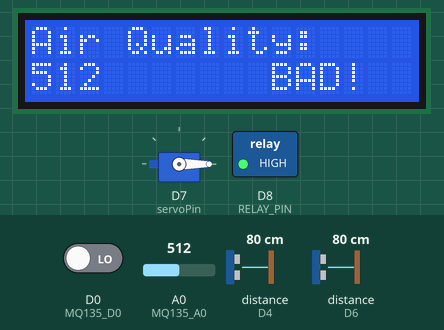
Simulated run of this sketch. Board: ESP8266 (NodeMCU). On the bench: servo, 16×2 character LCD, switched loads named in the sketch (green lamp = pin HIGH). Wiring (inferred from the names in the program): 2 × ultrasonic range finder: trigger D3, echo D4 / trigger D5, echo D6. The test bench sets the inputs (shaded band); at power-on: A0 (MQ135_A0) = 512, distance to the obstacle (sensors on D6, D4) 80 cm, D0 (MQ135_D0) LOW. The echo pulse lasts 58.3 µs per cm; WiFi joins after 1.5 s; servers stay silent unless stated; pins used as bus, display or sensor lines are not drawn; what the sketch prints to the serial monitor is not drawn.

Above: at 5.0 s.
5.1 s: A0 (MQ135_A0) set to 309
At 7.6 s:
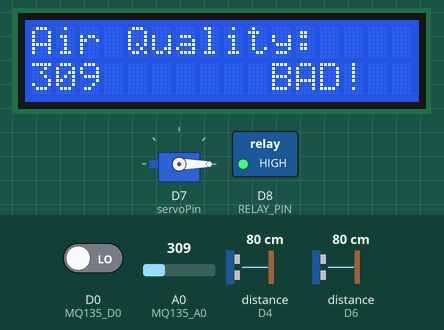
7.9 s: A0 (MQ135_A0) set to 293
At 9.1 s:
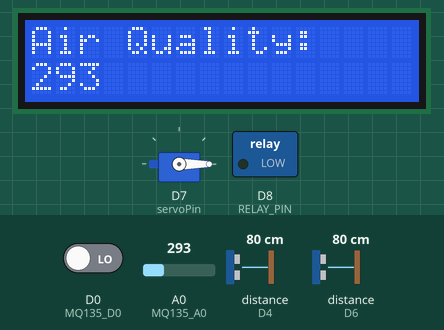
9.8 s: distance to the obstacle (sensor on D6) set to 8 cm
11.3 s: distance to the obstacle (sensor on D6) set to 5 cm
At 11.8 s:
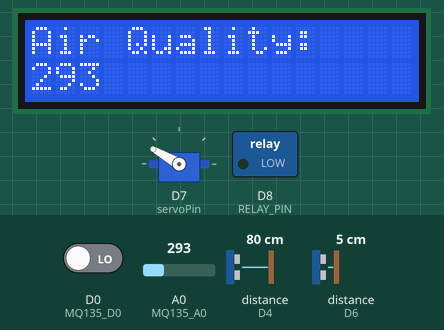
12.8 s: D0 (MQ135_D0) driven HIGH
At 14.9 s:
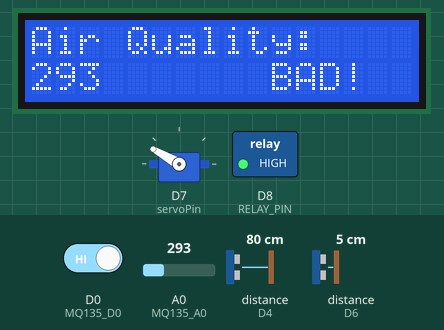
15.8 s: A0 (MQ135_A0) set to 306
At 17.6 s:
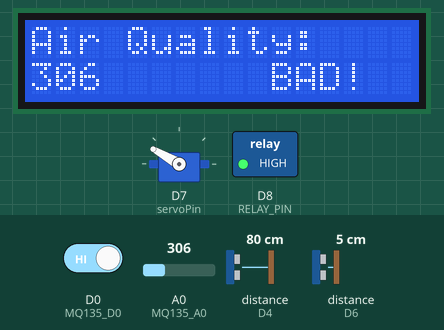
Timing chart, 0 to 18.8 s (numbered marks = the images above; inputs shaded):
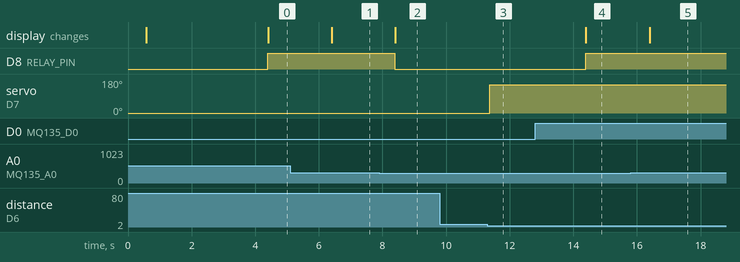

The sketch:

Smart_Waste_Magement.ino
```cpp
#define BLYNK_TEMPLATE_ID "TMPL32xWViSCL"
#define BLYNK_TEMPLATE_NAME "smartbin"
#define BLYNK_AUTH_TOKEN "eHuvPEdkpbWMUioNc8G6BVf1qYAPbYeM"

#include <Wire.h>
#include <LiquidCrystal_I2C.h> // LCD Display Library
#include <ESP8266WiFi.h>
#include <BlynkSimpleEsp8266.h>
#include <Servo.h>  // Servo library

// WiFi credentials
char ssid[] = "Realme 8 5G";
char pass[] = "0987654321";

// MQ-135 Sensor (Air Quality)
#define MQ135_A0 A0  // Analog pin for air quality measurement
#define MQ135_D0 D0  // Digital pin for threshold detection
#define RELAY_PIN D8

// Ultrasonic for Water Level Monitoring
#define trigPinWater D3
#define echoPinWater D4
const float tankDepth = 22;

// Ultrasonic for Bin Opening
#define trigPinBin D5
#define echoPinBin D6
#define servoPin D7

// LCD Configuration
LiquidCrystal_I2C lcd(0x27, 16, 2);

BlynkTimer timer;
Servo servo;
bool binOpen = false;

// 📌 Function to read air quality and send to Blynk
void sendAirQuality() {
    int airQualityValue = analogRead(MQ135_A0);
    int airThreshold = digitalRead(MQ135_D0);  // Read digital pin for threshold detection

    Blynk.virtualWrite(V1, airQualityValue);

    Serial.print("Air Quality: ");
    Serial.print(airQualityValue);
    Serial.print(" | Threshold: ");
    Serial.println(airThreshold);

    lcd.clear();
    lcd.setCursor(0, 0);
    lcd.print("Air Quality:");
    lcd.setCursor(0, 1);
    lcd.print(airQualityValue);

    if (airQualityValue > 300 || airThreshold == HIGH) {
        Serial.println("⚠ Poor Air Quality! Activating Relay!");
        Blynk.logEvent("gaz_detected", "Air Pollution Alert!");
        digitalWrite(RELAY_PIN, HIGH);
        lcd.setCursor(10, 1);
        lcd.print("BAD!");
    } else {
        digitalWrite(RELAY_PIN, LOW);
    }
}

// 📌 Function to measure water level and send to Blynk
void sendWaterLevel() {
    digitalWrite(trigPinWater, LOW);
    delayMicroseconds(2);
    digitalWrite(trigPinWater, HIGH);
    delayMicroseconds(10);
    digitalWrite(trigPinWater, LOW);

    long duration = pulseIn(echoPinWater, HIGH);
    float distance = duration * 0.034 / 2;
    float percentage = ((tankDepth - distance) / tankDepth) * 100;

    percentage = constrain(percentage, 0, 100);
    Blynk.virtualWrite(V0, percentage);

    Serial.print("Water Level: ");
    Serial.print(percentage);
    Serial.println("%");
}

// 📌 Function to measure distance for bin opening
int measureBinDistance() {
    digitalWrite(trigPinBin, LOW);
    delayMicroseconds(5);
    digitalWrite(trigPinBin, HIGH);
    delayMicroseconds(10);
    digitalWrite(trigPinBin, LOW);

    long duration = pulseIn(echoPinBin, HIGH);
    return duration * 0.034 / 2;
}

// 📌 Function to control bin opening
void checkBin() {
    int distance = measureBinDistance();
    Serial.print("Bin Distance: ");
    Serial.print(distance);
    Serial.println(" cm");

    if (distance <= 5 && !binOpen) {
        Serial.println("🔴 Object detected! Opening bin...");
        servo.attach(servoPin);
        servo.write(150);
        delay(1000);
        servo.detach();
        binOpen = true;
    }
    else if (distance > 5 && binOpen) {
        Serial.println("🟢 No object detected. Closing bin...");
        servo.attach(servoPin);
        servo.write(0);
        delay(1000);
        servo.detach();
        binOpen = false;
    }
}

void setup() {
    Serial.begin(115200);

    pinMode(MQ135_A0, INPUT);
    pinMode(MQ135_D0, INPUT);
    pinMode(RELAY_PIN, OUTPUT);
    digitalWrite(RELAY_PIN, LOW);

    pinMode(trigPinWater, OUTPUT);
    pinMode(echoPinWater, INPUT);

    pinMode(trigPinBin, OUTPUT);
    pinMode(echoPinBin, INPUT);
    servo.attach(servoPin);
    servo.write(0);
    delay(500);
    servo.detach();

    Wire.begin(D2, D1);
    lcd.init();
    lcd.backlight();

    Blynk.begin(BLYNK_AUTH_TOKEN, ssid, pass);

    timer.setInterval(2000L, sendAirQuality);
    timer.setInterval(1000L, sendWaterLevel);
    timer.setInterval(500L, checkBin);
}

void loop() {
    Blynk.run();
    timer.run();
}
```

Measured:
- the behaviour switches between 301 and 300 on A0 (MQ135_A0) (found by bisection; images 1 and 2)
- the behaviour switches between 7 and 6 cm on distance to the obstacle (sensor on D6) (found by bisection; images 2 and 3)
- after the input at 5.1 s, the display: changes after 1.3 s (image 1)
- after the input at 7.9 s, D8 (RELAY_PIN): HIGH → LOW after 0.49 s; the display: changes after 0.50 s (image 2)
- after the input at 9.8 s, every drawn part: stays the same
- after the input at 11.3 s, servo on D7 (servoPin): 0° → 150° after 0.07 s
- after the input at 12.8 s, D8 (RELAY_PIN): LOW → HIGH after 1.6 s; the display: changes after 1.6 s (image 4)
- after the input at 15.8 s, the display: changes after 0.60 s (image 5)
